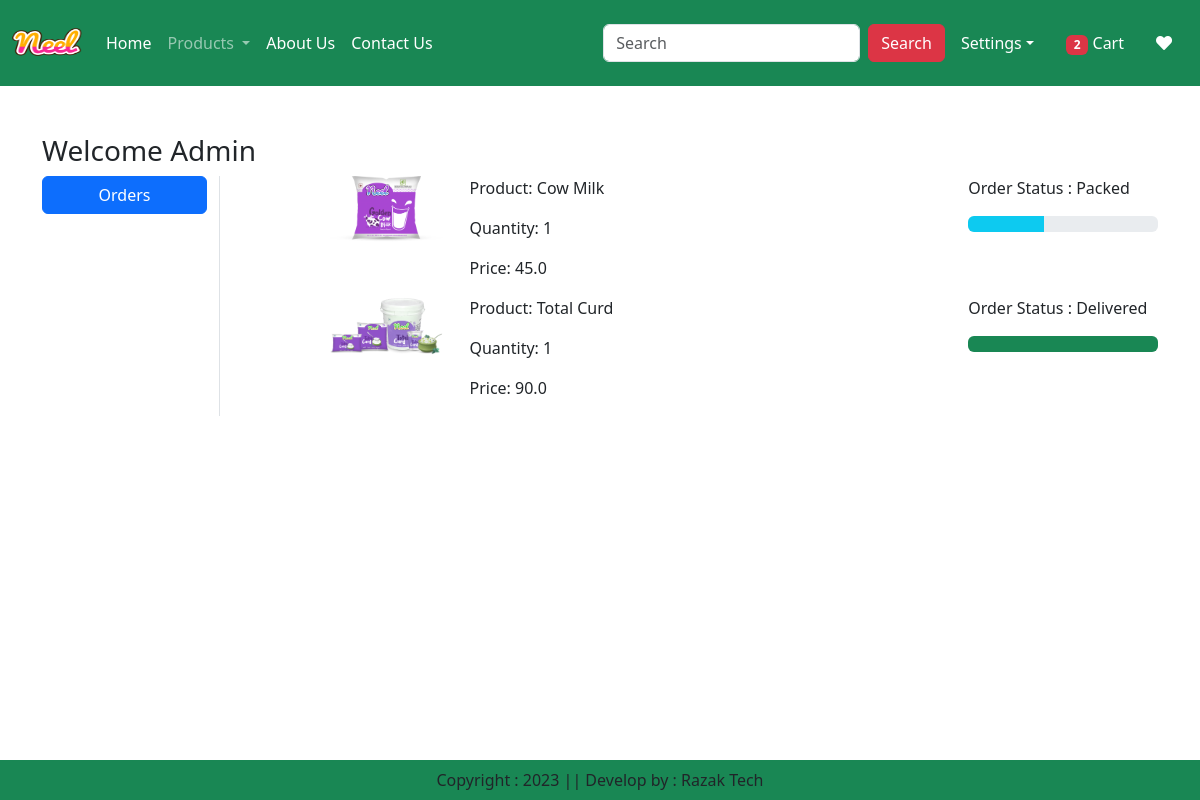
The page /orders/ (signed in) on the database as committed earlier.
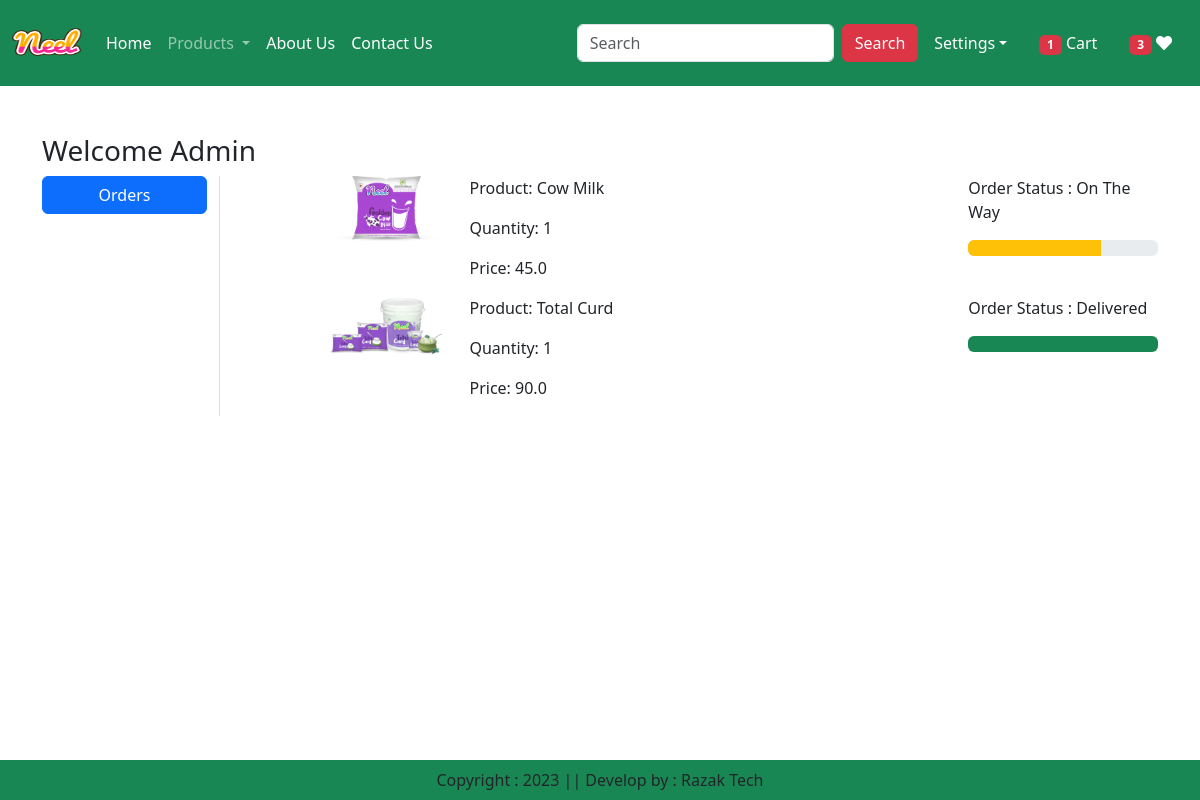
The same page on the database as committed later.
### app/models.py (models this page shows, shortened)
class OrderPlaced(models.Model):
    user = models.ForeignKey(User, on_delete=models.CASCADE)
    customer = models.ForeignKey(Customer, on_delete=models.CASCADE)
    product = models.ForeignKey(Product, on_delete=models.CASCADE)
    quantity = models.PositiveIntegerField(default=1)
    ordered_date = models.DateTimeField(auto_now_add=True)
    status = models.CharField(max_length=50, choices=STATUS_CHOICES, default='Pending')
    payment = models.ForeignKey(Payment, on_delete=models.CASCADE, default="")
    @property
    def total_cost(self):
        return self.quantity * self.product.discounted_price

class Product(models.Model):
    title = models.CharField(max_length=100)
    selling_price = models.FloatField()
    discounted_price = models.FloatField()
    description = models.TextField()
    composition = models.TextField(default="")
    prodapp = models.TextField(default="")
    category = models.CharField(choices=CATEGORY_CHOICES, max_length=2)
    product_image = models.ImageField(upload_to="product")

### app/views.py (the view)
# urls.py: path('orders/', views.orders, name='orders'),
@login_required
def orders(request):
    totalitem = 0
    wishitem = 0
    if request.user.is_authenticated:
        totalitem = len(Cart.objects.filter(user=request.user))
        wishitem = len(Wishlist.objects.filter(user=request.user))
    order_placed = OrderPlaced.objects.filter(user=request.user)
    return render(request, "app/orders.html", locals())

### app/templates/app/orders.html (shortened to what this page needs)
{% extends "app/base.html" %}
{% load static %}
{% block main-content %}
<div class="container my-5">
    <div class="row">
        <h3>Welcome <span class="text-capitalize">{{ request.user }}</span></h3>
        <div class="col-sm-2 border-end">
            <ul class="list-unstyled">
                <li class="d-grid"><a href="{% url 'orders' %}" class="btn btn-primary">Orders</a></li>
            </ul>
        </div>
        <div class="col-sm-9 offset-sm-1">
            {% for op in order_placed %}
            <div class="row">
                <div class="col-sm-2">
                    <img src="{{ op.product.product_image.url }}" class="img-fluid" height="100" weight="100" />
                </div>
                <div class="col-sm-7">
                    <p>Product: {{ op.product.title }}</p>
                    <p>Quantity: {{ op.quantity }}</p>
                    <p>Price: {{ op.total_cost }}</p>
                </div>
                <div class="col-sm-3">
                    <p> Order Status : {{ op.status }}</p>
                    {% if op.status == 'Packed' %}
                    <div class="progress">
                        <div class="progress-bar bg-info" role="progressbar" style="width: 40%" aria-valuenow="40" aria-valuemin="0" aria-valuemax="100"></div>
                    </div>
                    {% endif %}
                    {% if op.status == 'On The Way' %}
                    <div class="progress">
                        <div class="progress-bar bg-warning" role="progressbar" style="width: 70%" aria-valuenow="70" aria-valuemin="0" aria-valuemax="100"></div>
                    </div>
                    {% endif %}
                    {% if op.status == 'Delivered' %}
                    <div class="progress">
                        <div class="progress-bar bg-success" role="progressbar" style="width: 100%" aria-valuenow="100" aria-valuemin="0" aria-valuemax="100"></div>
                    </div>
                    {% endif %}
                </div>
            </div>
            {% endfor %}
        </div>
    </div>
</div>
{% endblock main-content %}

Rows that differ between the two databases and show on the page:
changed OrderPlaced "Cow Milk": status "Packed" → "On The Way"
Other text that changed with them:
{{ totalitem }}: "2" → "1"
{{ wishitem }}: (not shown) → "3"
